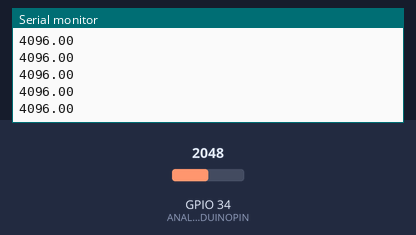
Simulated run of this sketch. Board: ESP32. On the bench: the last lines printed to the serial monitor. The test bench sets the inputs (shaded band); at power-on: GPIO 34 (ANALOGARDUINOPIN) = 2048.

Above: at 1.2 s.
1.3 s: GPIO 34 (ANALOGARDUINOPIN) set to 2866
At 2.3 s:
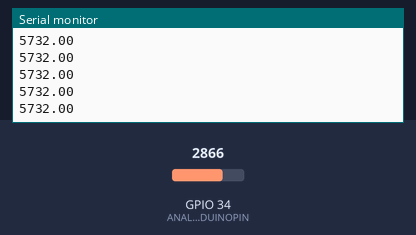
2.8 s: GPIO 34 (ANALOGARDUINOPIN) set to 3603
At 3.5 s:
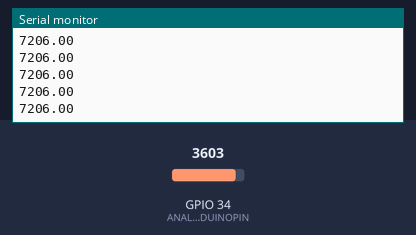
Timing chart, 0 to 5.8 s (numbered marks = the images above; inputs shaded):
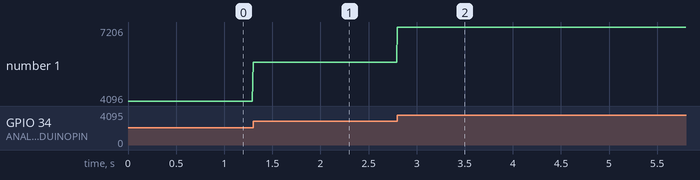

The sketch:

testSortieMicro.ino
```cpp
#define ANALOGARDUINOPIN 34

float ValA0_f=0.0;

void setup() {
  // put your setup code here, to run once:
  Serial.begin(9600);
}

void loop() {
  // put your main code here, to run repeatedly:

   ValA0_f = analogRead(ANALOGARDUINOPIN);
   ValA0_f=2.0*ValA0_f;

   Serial.println(ValA0_f);

}
```

Measured:
- after the input at 1.3 s, the serial monitor: prints a new line at once (image 1)
- after the input at 2.8 s, the serial monitor: prints a new line at once (image 2)
- plotted number 1: 4096 → 5732 after the input at 1.3 s, 5732 → 7206 after the input at 2.8 s
